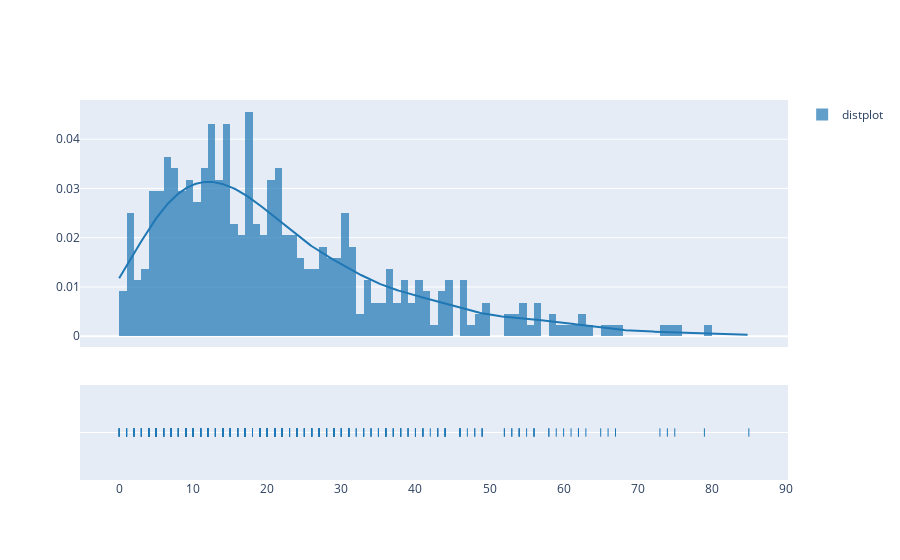

The cell this chart's notebook holds for it:
### Code cell
import plotly.figure_factory as ff
import numpy as np
np.random.seed(1)

hover_template = "<b>Player Name: </b> %{text} <br><br>"
hover_template += "<b>%{customdata[2]}: </b> %{x} <br>"
hover_template += "<b>Salary: </b> $%{y} <br>"
hover_template += "<b>Salary Rank: </b> %{customdata[1]} <br>"
hover_template += "<b>Player Rank: </b> %{customdata[0]}"

hist_data = [df['Total Assists']]
group_labels = ['distplot'] # name of the dataset

fig = ff.create_distplot(hist_data, group_labels)
fig.data[0].hovertemplate = hover_template
fig.show()

### Figure 1 — Plotly figure (JSON) as saved in the notebook; plotly's stock layout.template omitted (floating-point values rounded to 4 significant figures; data arrays with more than 128 entries replaced by an {"elided": "..."} marker saying what was removed)
{"data": [{"autobinx": false, "histnorm": "probability density", "hovertemplate": "<b>Player Name: </b> %{text} <br><br><b>%{customdata[2]}: </b> %{x} <br><b>Salary: </b> $%{y} <br><b>Salary Rank: </b> %{customdata[1]} <br><b>Player Rank: </b> %{customdata[0]}", "legendgroup": "distplot", "marker": {"color": "rgb(31, 119, 180)"}, "name": "distplot", "opacity": 0.7, "type": "histogram", "x": {"elided": "441 int values"}, "xaxis": "x", "xbins": {"end": 85, "size": 1, "start": 0}, "yaxis": "y"}, {"legendgroup": "distplot", "marker": {"color": "rgb(31, 119, 180)"}, "mode": "lines", "name": "distplot", "showlegend": false, "type": "scatter", "x": {"elided": "500 float values"}, "xaxis": "x", "y": {"elided": "500 float values"}, "yaxis": "y"}, {"legendgroup": "distplot", "marker": {"color": "rgb(31, 119, 180)", "symbol": "line-ns-open"}, "mode": "markers", "name": "distplot", "showlegend": false, "type": "scatter", "x": {"elided": "441 int values"}, "xaxis": "x", "y": {"elided": "441 str values"}, "yaxis": "y2"}], "layout": {"barmode": "overlay", "hovermode": "closest", "legend": {"traceorder": "reversed"}, "xaxis": {"anchor": "y2", "domain": [0, 1], "zeroline": false}, "yaxis": {"anchor": "free", "domain": [0.35, 1], "position": 0}, "yaxis2": {"anchor": "x", "domain": [0, 0.25], "dtick": 1, "showticklabels": false}}}
